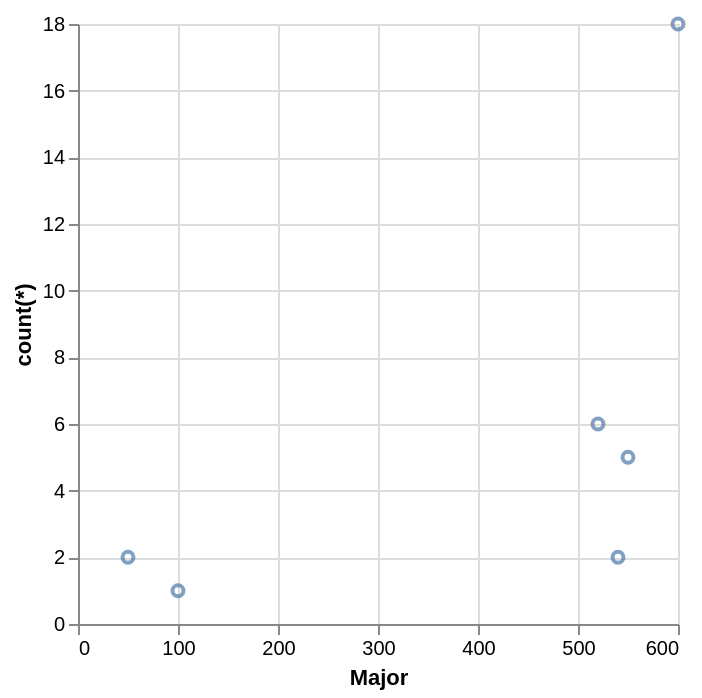

The Vega-Lite source for this figure:
### Vega-Lite specification from a JSON file in a GitHub repository (floating-point values rounded to 4 significant figures)
{"data": {"values": [{"x_data": 50, "y_data": 2}, {"x_data": 100, "y_data": 1}, {"x_data": 520, "y_data": 6}, {"x_data": 540, "y_data": 2}, {"x_data": 550, "y_data": 5}, {"x_data": 600, "y_data": 18}]}, "mark": "point", "encoding": {"x": {"field": "x_data", "type": "quantitative", "title": "Major"}, "y": {"field": "y_data", "type": "quantitative", "title": "count(*)"}}}
